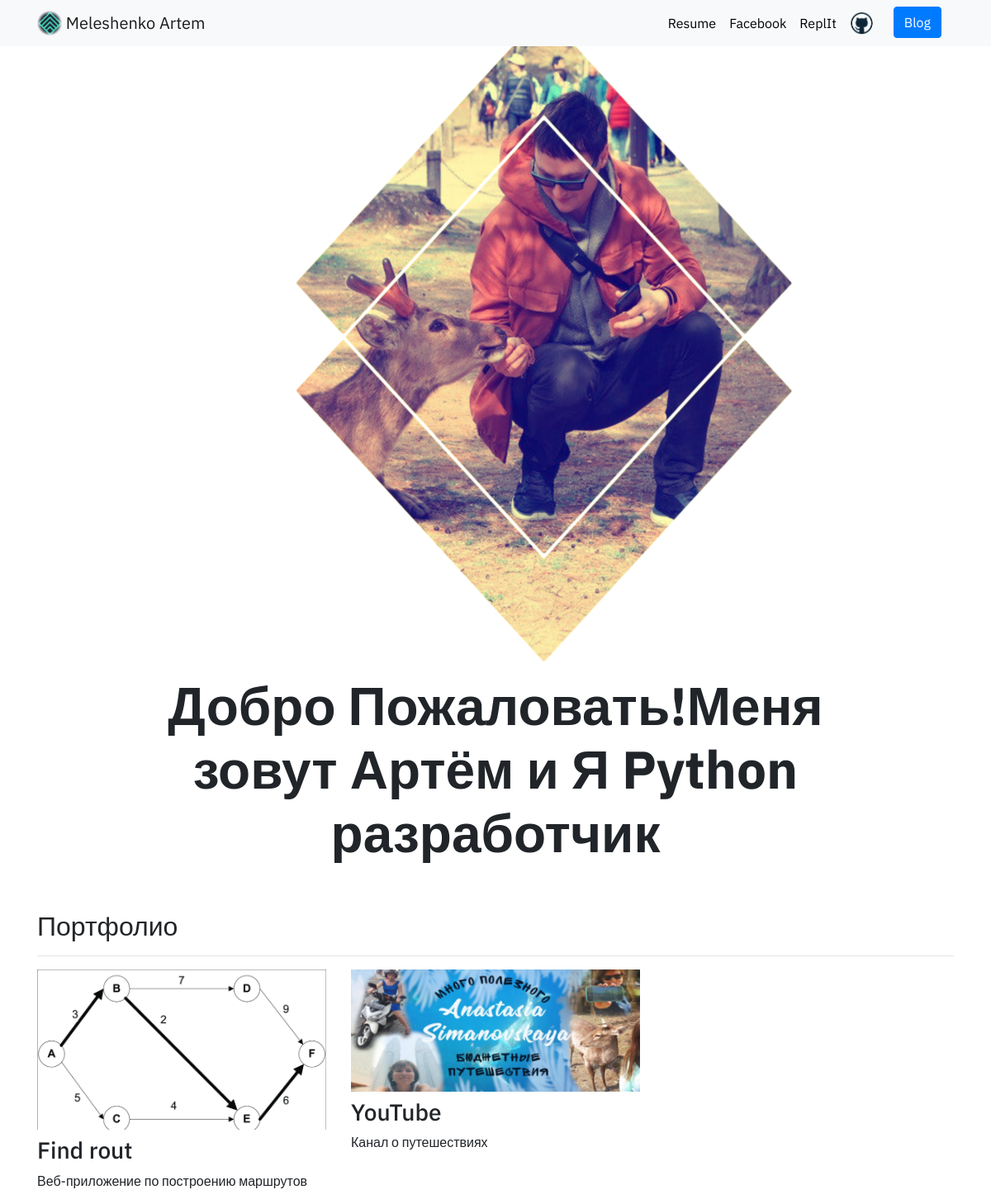
The page / on the database its author committed.
### portfolio/models.py (models this page shows, shortened)
class Project(models.Model):
    title = models.CharField(max_length=100)
    description = models.CharField(max_length=250)
    image = models.ImageField(upload_to='portfolio/images/')
    url = models.URLField(blank=True)

### portfolio/views.py (the view)
# urls.py: 2. Add a URL to urlpatterns:  path('', views.home, name='home')
def home(request):
    projects = Project.objects.all()
    return render(request, 'portfolio/home.html', {'projects':projects})

### portfolio/templates/portfolio/home.html
{% extends 'portfolio/base.html' %}
{% load static %}
{% block content %}
<div class="row justify-content-center my-3">
    <div class="col-5">
        <img src="{% static 'portfolio/foto1.png' %}" width="600" height="784">
    </div>
</div>
<div class="row justify-content-center mb-3">
  <div class="col-md-9 text-center">
    <h3 id="hometext" class="font-weight-bold">Добро Пожаловать!Меня зовут Артём и Я Python разработчик</h3>
  </div>
</div>
<div class="container">
    <h2 class="mt-5">Портфолио</h2>
    <hr>
    <div class="row">
        {% for project in projects %}
        <div class="col-lg-4 col-md-6">
            {% if project.url %}
            <a href="{{ project.url }}" target="_blank">
                <img src="{{project.image.url}}" class="img-fluid mb-2">
            </a>
            {% else %}
            <img src="{{ project.image.url }}" class="img-fluid mb-2">
            {% endif %}
            <h3>{{ project.title }}</h3>
            <p>{{ project.description }}</p>
        </div>
        {% endfor %}
    </div>
</div>
{% endblock %}

### portfolio/templates/portfolio/base.html (shortened to what this page needs)
<!doctype html>
{% load static %}
<html lang="en">
  <head>
    <link rel="stylesheet" href="https://stackpath.bootstrapcdn.com/bootstrap/4.4.1/css/bootstrap.min.css">
    <link rel="stylesheet" href="{% static "portfolio/custom.css" %}">
  </head>
  <body>
    <nav id="topNav" class="navbar fixed-top navbar-expand-lg navbar-light bg-light">
    <div class="container">
    <a class="navbar-brand" href="{% url 'home' %}">
      <img src="{% static 'portfolio/logo.png' %}" width="30" height="30" class="d-inline-block align-top" alt="Artem's Logo">
      <span>Meleshenko Artem</span>
    </a>
      <div class="collapse navbar-collapse text-center" id="navbarNav">
        <div class="container justify-content-md-end">
          <ul class="navbar-nav ml-auto">
            <li class="nav-item">
              <a class="nav-link" href="{% static 'portfolio/MeleshenkoA.pdf' %}">Resume</a>
            </li>
            <li class="nav-item">
              <a class="nav-link" href="https://www.facebook.com/hin.kyma" target="_blank">Facebook</a>
            </li>
            <li class="nav-item">
              <a class="nav-link" href="https://replit.com/repls" target="_blank">ReplIt</a>
            </li>
            <li class="nav-item">
              <a class="navbar-brand" href="https://github.com/Houin-Kyma" target="_blank">
                <img src="{% static 'portfolio/github1.png' %}" width="45" height="30" class="d-inline-block align-top" alt="GitHub Logo">
              </a>
            </li>
            <li>
              <a role="button" href="{% url 'blog:all_blogs' %}" class="btn btn-primary">Blog</a>
            </li>
          </ul>
        </div>
      </div>
    </div>
  </nav>
{% block content %}{% endblock %}
  </body>
</html>

### portfolio/static/portfolio/custom.css (style rules this page uses)
.navbar-nav .nav-link { color: rgba(0,0,0,1) !important; }
body { font-family: 'IBM Plex Sans', sans-serif; }
@media (min-width: 992px) { #hometext { font-size: 4rem; } }

### rows shown on the page
Project: image (picture), title "Find rout", description "Веб-приложение по построению маршрутов"
Project: image (picture), title "YouTube", description "Канал о путешествиях"
